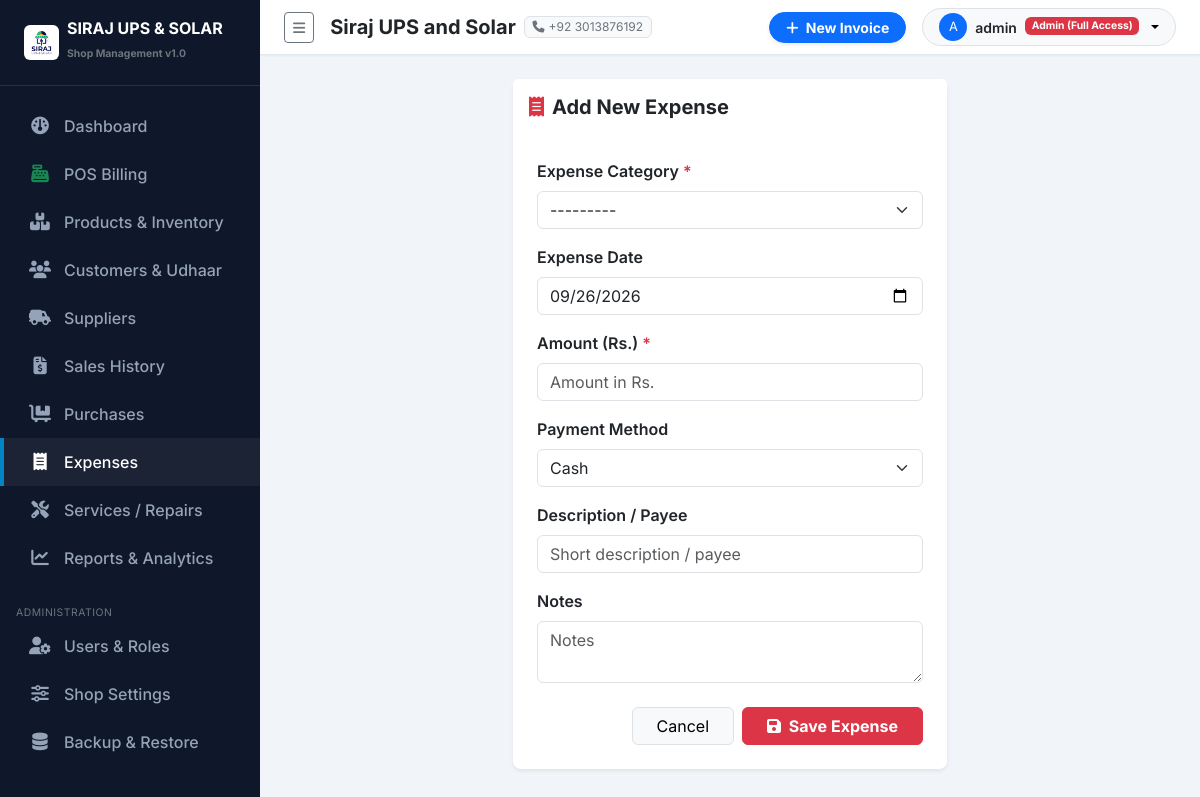
Screenshot of /expenses/add/ (signed in) with the database file from the repository.
### purchases/settings_app/models.py (models this page shows, shortened)
class ShopSettings(models.Model):
    shop_name = models.CharField(max_length=200, default="Siraj UPS and Solar")
    subtitle = models.CharField(max_length=255, default="UPS | Solar Systems | Batteries | Inverters | Accessories")
    address = models.TextField(default="Main Market, Shop #12, City Center")
    phone = models.CharField(max_length=50, default="+92 300 1234567")
    whatsapp = models.CharField(max_length=50, default="+92 300 1234567")
    email = models.EmailField(default="contact@sirajupssolar.com", blank=True)
    ntn_number = models.CharField(max_length=50, blank=True, help_text="NTN / Tax Number")
    invoice_footer = models.TextField(default="Thank you for choosing Siraj UPS and Solar! Goods once sold are non-refundable after 7 days.")
    logo = models.ImageField(upload_to='shop_logo/', blank=True, null=True)
    class Meta:
        verbose_name = "Shop Setting"
        verbose_name_plural = "Shop Settings"
    @classmethod
    def get_settings(cls):
        obj, created = cls.objects.get_or_create(id=1)
        return obj

### accounts/models.py (models this page shows, shortened)
class UserProfile(models.Model):
    ROLE_ADMIN = 'ADMIN'
    ROLE_STAFF = 'STAFF'
    ROLE_CHOICES = [
        (ROLE_ADMIN, 'Admin (Full Access)'),
        (ROLE_STAFF, 'Staff / Cashier'),
    ]
    user = models.OneToOneField(User, on_delete=models.CASCADE, related_name='profile')
    role = models.CharField(max_length=20, choices=ROLE_CHOICES, default=ROLE_STAFF)
    phone = models.CharField(max_length=30, blank=True)
    address = models.CharField(max_length=255, blank=True)
    is_active_staff = models.BooleanField(default=True)
    def is_admin(self):
        return self.role == self.ROLE_ADMIN or self.user.is_superuser

### expenses/views.py (the view)
# urls.py: path('add/', views.expense_create, name='expense_create'),
@login_required
def expense_create(request):
    if request.method == 'POST':
        form = ExpenseForm(request.POST)
        if form.is_valid():
            expense = form.save(commit=False)
            expense.created_by = request.user
            expense.save()
            messages.success(request, f"Expense of Rs. {expense.amount} under '{expense.category.name}' logged successfully!")
            return redirect('expenses:expense_list')
    else:
        form = ExpenseForm(initial={'expense_date': datetime.date.today()})
    return render(request, 'expenses/expense_form.html', {'form': form, 'title': 'Add New Expense'})

### expenses/forms.py
class ExpenseForm(forms.ModelForm):
    class Meta:
        model = Expense
        fields = ['category', 'expense_date', 'amount', 'payment_method', 'description', 'notes']
        widgets = {
            'category': forms.Select(attrs={'class': 'form-select'}),
            'expense_date': forms.DateInput(attrs={'class': 'form-control', 'type': 'date'}),
            'amount': forms.NumberInput(attrs={'class': 'form-control', 'step': '0.01', 'placeholder': 'Amount in Rs.'}),
            'payment_method': forms.Select(attrs={'class': 'form-select'}),
            'description': forms.TextInput(attrs={'class': 'form-control', 'placeholder': 'Short description / payee'}),
            'notes': forms.Textarea(attrs={'class': 'form-control', 'rows': 2, 'placeholder': 'Notes'}),
        }

### expenses/models.py (called while the page is built)
    def __str__(self):
        return self.name

### templates/expenses/expense_form.html (shortened to what this page needs)
{% extends 'base.html' %}
{% block content %}
<div class="row justify-content-center">
    <div class="col-md-6">
        <div class="card border-0 shadow-sm rounded-3">
            <div class="card-header bg-white py-3 border-0">
                <h5 class="fw-bold mb-0 text-dark"><i class="fa-solid fa-receipt me-2 text-danger"></i>{{ title }}</h5>
            </div>
            <div class="card-body p-4">
                <form method="post">
                    <div class="mb-3">
                        <label class="form-label fw-semibold">Expense Category <span class="text-danger">*</span></label>
                        {{ form.category }}
                    </div>
                    <div class="mb-3">
                        <label class="form-label fw-semibold">Expense Date</label>
                        {{ form.expense_date }}
                    </div>
                    <div class="mb-3">
                        <label class="form-label fw-semibold">Amount (Rs.) <span class="text-danger">*</span></label>
                        {{ form.amount }}
                    </div>
                    <div class="mb-3">
                        <label class="form-label fw-semibold">Payment Method</label>
                        {{ form.payment_method }}
                    </div>
                    <div class="mb-3">
                        <label class="form-label fw-semibold">Description / Payee</label>
                        {{ form.description }}
                    </div>
                    <div class="mb-4">
                        <label class="form-label fw-semibold">Notes</label>
                        {{ form.notes }}
                    </div>
                    <div class="d-flex justify-content-end gap-2">
                        <a href="{% url 'expenses:expense_list' %}" class="btn btn-light border px-4">Cancel</a>
                        <button type="submit" class="btn btn-danger px-4 fw-bold"><i class="fa-solid fa-save me-1"></i> Save Expense</button>
                    </div>
                </form>
            </div>
        </div>
    </div>
</div>
{% endblock %}

### templates/sidebar.html (shortened to what this page needs)
{% load static %}
<div id="sidebar-wrapper">
    <div class="sidebar-heading d-flex align-items-center gap-2">
        {% if shop_settings and shop_settings.logo %}
            <img src="{{ shop_settings.logo.url }}" alt="Logo" style="max-height: 35px;" class="rounded">
        {% else %}
            <i class="fa-solid fa-bolt text-warning fs-4"></i>
        {% endif %}
        <div>
            <div class="lh-1 text-white fs-6">SIRAJ UPS & SOLAR</div>
            <small class="text-secondary style-sub" style="font-size: 0.65rem;">Shop Management v1.0</small>
        </div>
    </div>
    <div class="sidebar-nav">
        <a href="{% url 'dashboard:index' %}" class="nav-link {% if request.resolver_match.app_name == 'dashboard' %}active{% endif %}">
            <i class="fa-solid fa-gauge"></i> Dashboard
        </a>
        <a href="{% url 'sales:pos_billing' %}" class="nav-link {% if request.resolver_match.url_name == 'pos_billing' %}active{% endif %}">
            <i class="fa-solid fa-cash-register text-success"></i> POS Billing
        </a>
        <a href="{% url 'products:product_list' %}" class="nav-link {% if request.resolver_match.app_name == 'products' %}active{% endif %}">
            <i class="fa-solid fa-boxes-stacked"></i> Products & Inventory
        </a>
        <a href="{% url 'customers:customer_list' %}" class="nav-link {% if request.resolver_match.app_name == 'customers' %}active{% endif %}">
            <i class="fa-solid fa-users"></i> Customers & Udhaar
        </a>
        <a href="{% url 'suppliers:supplier_list' %}" class="nav-link {% if request.resolver_match.app_name == 'suppliers' %}active{% endif %}">
            <i class="fa-solid fa-truck-field"></i> Suppliers
        </a>
        <a href="{% url 'sales:sale_list' %}" class="nav-link {% if request.resolver_match.app_name == 'sales' and request.resolver_match.url_name != 'pos_billing' %}active{% endif %}">
            <i class="fa-solid fa-file-invoice-dollar"></i> Sales History
        </a>
        <a href="{% url 'purchases:purchase_list' %}" class="nav-link {% if request.resolver_match.app_name == 'purchases' %}active{% endif %}">
            <i class="fa-solid fa-cart-flatbed"></i> Purchases
        </a>
        <a href="{% url 'expenses:expense_list' %}" class="nav-link {% if request.resolver_match.app_name == 'expenses' %}active{% endif %}">
            <i class="fa-solid fa-receipt"></i> Expenses
        </a>
        <a href="{% url 'services:service_list' %}" class="nav-link {% if request.resolver_match.app_name == 'services' %}active{% endif %}">
            <i class="fa-solid fa-screwdriver-wrench"></i> Services / Repairs
        </a>
        <a href="{% url 'reports:index' %}" class="nav-link {% if request.resolver_match.app_name == 'reports' %}active{% endif %}">
            <i class="fa-solid fa-chart-line"></i> Reports & Analytics
        </a>
        {% if user.profile.is_admin %}
        <small class="text-uppercase text-secondary px-3 style-sub" style="font-size: 0.65rem; letter-spacing: 0.05em;">Administration</small>
        <a href="{% url 'accounts:user_list' %}" class="nav-link {% if request.resolver_match.app_name == 'accounts' %}active{% endif %}">
            <i class="fa-solid fa-user-gear"></i> Users & Roles
        </a>
        <a href="{% url 'settings_app:shop_settings' %}" class="nav-link {% if request.resolver_match.app_name == 'settings_app' and request.resolver_match.url_name == 'shop_settings' %}active{% endif %}">
            <i class="fa-solid fa-sliders"></i> Shop Settings
        </a>
        <a href="{% url 'settings_app:backup_restore' %}" class="nav-link {% if request.resolver_match.url_name == 'backup_restore' %}active{% endif %}">
            <i class="fa-solid fa-database"></i> Backup & Restore
        </a>
        {% endif %}
    </div>
</div>

### templates/navbar.html (shortened to what this page needs)
{% load static %}
<nav class="navbar navbar-expand-lg top-navbar px-4 py-2">
    <div class="container-fluid p-0">
        <button class="btn btn-sm btn-outline-secondary me-3" id="sidebarToggle">
            <i class="fa-solid fa-bars"></i>
        </button>
        <div class="d-none d-md-flex align-items-center gap-2 me-auto">
            <span class="fw-bold text-dark fs-5">{{ shop_settings.shop_name }}</span>
            <span class="badge bg-light text-secondary border fw-normal"><i class="fa-solid fa-phone me-1"></i>{{ shop_settings.phone }}</span>
        </div>
        <div class="d-flex align-items-center gap-3">
            <a href="{% url 'sales:pos_billing' %}" class="btn btn-primary btn-sm px-3 fw-bold rounded-pill shadow-sm">
                <i class="fa-solid fa-plus me-1"></i> New Invoice
            </a>
            <div class="dropdown">
                <button class="btn btn-light btn-sm dropdown-toggle d-flex align-items-center gap-2 border rounded-pill px-3" type="button" data-bs-toggle="dropdown">
                    <div class="bg-primary text-white rounded-circle d-flex align-items-center justify-content-center" style="width: 28px; height: 28px; font-size: 0.8rem;">
                        {{ user.username|first|upper }}
                    </div>
                    <span class="fw-semibold text-dark">{{ user.username }}</span>
                    <span class="badge {% if user.profile.is_admin %}bg-danger{% else %}bg-info text-dark{% endif %}" style="font-size: 0.65rem;">
                        {{ user.profile.get_role_display }}
                    </span>
                </button>
            </div>
        </div>
    </div>
</nav>

### purchases/static/css/custom.css (style rules this page uses)
:root { --primary-color: #0284c7; --primary-hover: #0369a1; --dark-bg: #0f172a; --dark-surface: #1e293b; --light-bg: #f8fafc; --card-shadow: 0 4px 6px -1px rgba(0, 0, 0, 0.05), 0 2px 4px -1px rgba(0, 0, 0, 0.03); --border-color: #e2e8f0; }
body { font-family: 'Inter', sans-serif; background-color: #f1f5f9; color: #334155; overflow-x: hidden; }
#sidebar-wrapper { min-height: 100vh; width: 260px; background-color: var(--dark-bg); color: #f8fafc; transition: margin 0.25s ease-out; }
#sidebar-wrapper .sidebar-heading { padding: 1.25rem 1.5rem; font-size: 1.2rem; font-weight: 700; color: #ffffff; border-bottom: 1px solid rgba(255, 255, 255, 0.1); }
.sidebar-nav { padding: 1rem 0; }
.sidebar-nav .nav-link { padding: 0.75rem 1.5rem; color: #94a3b8; font-weight: 500; display: flex; align-items: center; gap: 0.75rem; transition: all 0.2s ease-in-out; border-left: 4px solid transparent; }
.sidebar-nav .nav-link:hover, .sidebar-nav .nav-link.active { color: #ffffff; background-color: rgba(255, 255, 255, 0.05); border-left-color: var(--primary-color); }
.sidebar-nav .nav-link i { font-size: 1.1rem; width: 24px; text-align: center; }
.top-navbar { background-color: #ffffff; border-bottom: 1px solid var(--border-color); box-shadow: 0 1px 2px 0 rgba(0, 0, 0, 0.05); }

### rows the page displays
ShopSettings: logo (picture), shop_name "Siraj UPS and Solar", phone "+92 3013876192"

### other values shown
{{ user.username|first|upper }} "A"
{{ user.username }} "admin"
{{ user.profile.get_role_display }} "Admin (Full Access)"
{{ title }} "Add New Expense"
